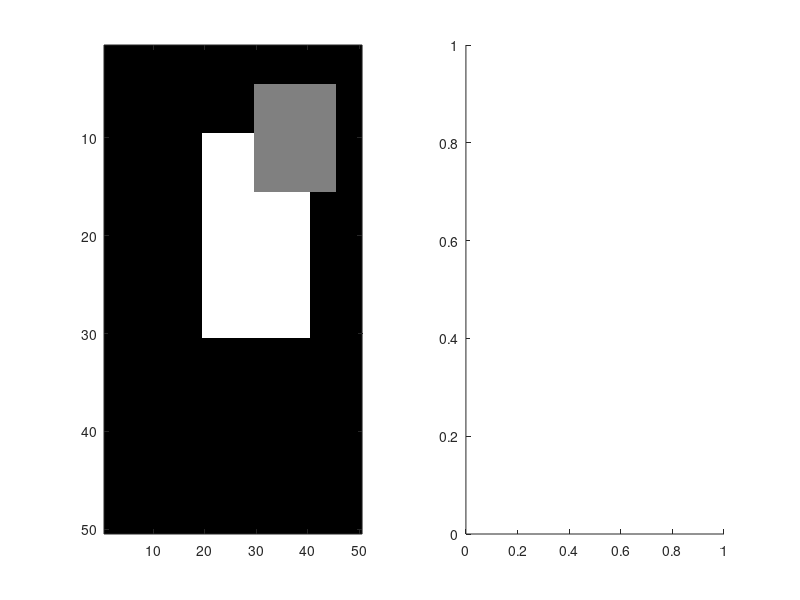

This figure's MATLAB source: (Note: this script raises an error after producing the figure.)
% Produce some image
sample = zeros(50,50,3);
for i=10:30
    for j=20:40
        sample(i,j,1:3) = 1;
    end
end

for i=5:15
    for j=30:45
        sample(i,j,1:3) = 0.5;
    end
end

subplot(1,2,1)
image(sample)

subplot(1,2,2)
%image(robertscross(sample))
%image(prewitt(sample))
image(sobel(sample))

